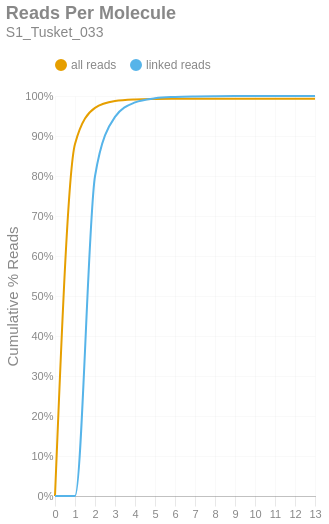

The cell this chart's notebook holds for it:
### Markdown cell above
### Reads per Molecule
This chart shows the cumulative distribution of the number of reads per linked molecule. That is, how many alignments are associated with a unique molecule. This excludes the number of reads associated with invalid or absent linked-read barcodes. The `linked` histogram is the percentages recalculated when disregarding singletons.

### Code cell
if SKIPLR:
    print_html(f"Skipped")
else:
    counts = np.bincount(valids['reads'].cast(pl.Int64).to_numpy())
    weighted = counts * np.arange(len(counts))
    all_perc = weighted / n_reads
    linked_perc = weighted / n_linked_reads
    linked_perc[1] = 0
    binned_df = pl.DataFrame({
        'readsper': list(range(len(counts))),
        'all reads (cumsum)': np.cumsum(all_perc).tolist(),
        'linked reads (cumsum)': np.cumsum(linked_perc).tolist(),
    })

    with SafeRender(binned_df):
        (
            density_plot(binned_df, 'Reads Per Molecule', samplename, 'readspmol')
            .encode(
                x=alt.X('readsper:O', title=None).axis(labelAngle=0).scale(padding=0),
                y=alt.Y('value:Q', title='Cumulative % Reads').axis(format='%').stack(False),
                color=alt.Color("key:N").scale(domain=["all reads", "linked reads"]),
                tooltip=[
                    alt.Tooltip("key:N", title="Data Type"),
                    alt.Tooltip("readsper:O", title="Reads Per Molecule"),
                    alt.Tooltip("value:Q", format=".2%", title="% Reads (Cum.)")
                ]            
            )
        ).display()

### Figure 1 — Vega-Lite specification as saved in the notebook (floating-point values rounded to 4 significant figures)
{"width": "container", "height": 400, "config": {"title": {"anchor": "start", "dy": -15, "fontSize": 18, "color": "#888888", "subtitleColor": "#888888", "subtitleFontSize": 14}, "arc": {"fill": "#0072B2"}, "axis": {"domainColor": "#888888", "domainWidth": 0.5, "gridWidth": 0.2, "grid": false, "titleFontWeight": 400, "titleFontSize": 15, "labelFontSize": 11, "labelColor": "#888888", "tickColor": "#888888", "tickWidth": 0.2, "titleColor": "#888888"}, "axisBand": {"grid": false}, "axisX": {"grid": true, "tickSize": 10, "domainCap": "round"}, "axisY": {"domain": false, "grid": true, "tickSize": 0, "domainCap": "round"}, "background": "transparent", "header": {"labelFontSize": 15, "labelColor": "#888888", "titleFontSize": 15, "titleFontWeight": 600, "titleColor": "#888888"}, "legend": {"labelFont": "sans-serif", "labelFontSize": 12, "labelColor": "#888888", "symbolSize": 100, "symbolType": "circle", "titleFontSize": 12, "titlePadding": 10, "titleColor": "#888888", "title": null, "orient": "top"}, "range": {"category": ["#E69F00", "#56B4E9", "#009E73", "#F0E442", "#0072B2", "#D55E00", "#CC79A7", "#000000"], "diverging": ["#cfe8f3", "#a2d4ec", "#73bfe2", "#46abdb", "#1696d2", "#12719e"]}, "area": {"fill": "#0072B2", "fillOpacity": 0.7, "line": true, "strokeOpacity": 0.7}, "line": {"color": "#0072B2", "stroke": "#0072B2", "strokeWidth": 2}, "trail": {"color": "#0072B2", "stroke": "#0072B2", "strokeWidth": 0, "size": 1}, "point": {"filled": true, "fillOpacity": 1.0, "size": 95}, "text": {"color": "#888888", "fontSize": 11, "align": "right", "fontWeight": 400, "size": 11}, "bar": {"fill": "#0072B2", "stroke": null}, "view": {"stroke": null, "continuousWidth": 660, "continuousHeight": 400}}, "data": {"name": "data-ed4d179aa1694139341308f519c877fc"}, "mark": {"type": "line", "interpolate": "monotone", "point": {"opacity": 0, "size": 275}}, "encoding": {"color": {"field": "key", "scale": {"domain": ["all reads", "linked reads"]}, "type": "nominal"}, "tooltip": [{"field": "key", "title": "Data Type", "type": "nominal"}, {"field": "readsper", "title": "Reads Per Molecule", "type": "ordinal"}, {"field": "value", "format": ".2%", "title": "% Reads (Cum.)", "type": "quantitative"}], "x": {"axis": {"labelAngle": 0}, "field": "readsper", "scale": {"padding": 0}, "title": null, "type": "ordinal"}, "y": {"axis": {"format": "%"}, "field": "value", "stack": false, "title": "Cumulative % Reads", "type": "quantitative"}}, "params": [{"name": "param_c36ac31b6afebe62", "select": {"type": "point", "fields": ["key"]}, "bind": "legend"}], "title": {"text": "Reads Per Molecule", "subtitle": "S1_Tusket_033"}, "transform": [{"fold": ["all reads (cumsum)", "linked reads (cumsum)"]}, {"calculate": "replace(datum.key, ' (cumsum)', '')", "as": "key"}, {"filter": {"param": "param_c36ac31b6afebe62"}}], "usermeta": {"embedOptions": {"downloadFileName": "S1_Tusket_033.readspmol"}}, "$schema": "https://vega.github.io/schema/vega-lite/v6.1.0.json", "datasets": {"data-ed4d179aa1694139341308f519c877fc": [{"readsper": 0, "all reads (cumsum)": 0.0, "linked reads (cumsum)": 0.0}, {"readsper": 1, "all reads (cumsum)": 0.8802, "linked reads (cumsum)": 0.0}, {"readsper": 2, "all reads (cumsum)": 0.9705, "linked reads (cumsum)": 0.7994}, {"readsper": 3, "all reads (cumsum)": 0.9873, "linked reads (cumsum)": 0.9477}, {"readsper": 4, "all reads (cumsum)": 0.9914, "linked reads (cumsum)": 0.984}, {"readsper": 5, "all reads (cumsum)": 0.9925, "linked reads (cumsum)": 0.9943}, {"readsper": 6, "all reads (cumsum)": 0.9929, "linked reads (cumsum)": 0.9976}, {"readsper": 7, "all reads (cumsum)": 0.993, "linked reads (cumsum)": 0.999}, {"readsper": 8, "all reads (cumsum)": 0.9931, "linked reads (cumsum)": 0.9996}, {"readsper": 9, "all reads (cumsum)": 0.9931, "linked reads (cumsum)": 0.9999}, {"readsper": 10, "all reads (cumsum)": 0.9932, "linked reads (cumsum)": 0.9999}, {"readsper": 11, "all reads (cumsum)": 0.9932, "linked reads (cumsum)": 1.0}, {"readsper": 12, "all reads (cumsum)": 0.9932, "linked reads (cumsum)": 1.0}, {"readsper": 13, "all reads (cumsum)": 0.9932, "linked reads (cumsum)": 1.0}]}}
